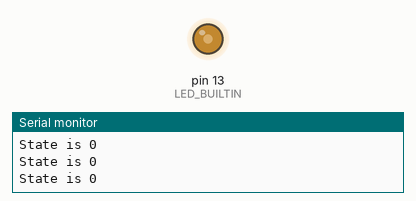
Recording of a sketch running on a simulated Arduino Uno, built with avr-gcc and run on an emulated ATmega328P. Shown: output pins drawn as LEDs (lit = HIGH), the last lines printed to the serial monitor.

Above: at 0.05 s.
At 11.05 s:
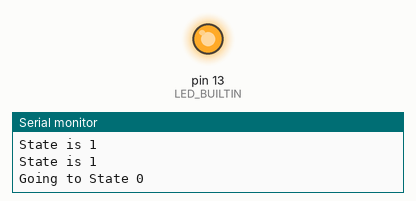
At 22.05 s:
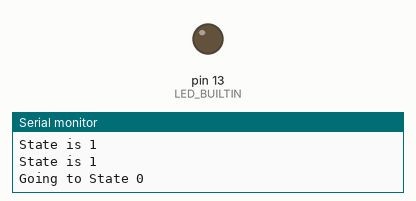
Timing chart, 0 to 28.7 s (numbered marks = the images above):
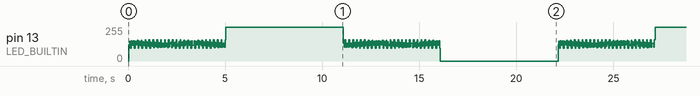

The sketch:

blink_state_machine_timed.ino
```cpp
void blink(void)
{
  const uint32_t STATE_0_DURATION = 5000;
  const uint32_t STATE_1_DURATION = 2000;
  //  static allows the value to be kept after
// exiting the function and going back into loop
//it doesn't get set to zero when the function enters back in
//that just happens once
  static uint8_t state = 0;
Serial.print("State is ");
Serial.println(state);
  static uint32_t timeLastTransition = 0;
  uint32_t curTime;
  uint32_t timePassed;

  curTime = millis();
  timePassed = curTime - timeLastTransition;
//  Serial.print("Current State is ");
//  Serial.println(state);
//  Serial.println(timePassed);

  switch (state)
  {
    case 0:   // toggle the LED
      digitalWrite(LED_BUILTIN, !digitalRead(LED_BUILTIN));
      if (timePassed >= STATE_0_DURATION) {
        state = 1;
        Serial.println("Going to State 1");
        delay(2000);
        timeLastTransition = millis();
      }
      break;
    case 1:   // wait for the delay period
      if (timePassed >= STATE_1_DURATION) {
        state = 0;
        Serial.println("Going to State 0");
        delay(2000);
        timeLastTransition = millis();
      }
      break;
  }
}


// the setup routine runs once when you press reset:
void setup() {
  Serial.begin(9600);
  pinMode(LED_BUILTIN, OUTPUT);
}

// the loop routine runs over and over again forever:
void loop() {
  blink();

}
```
